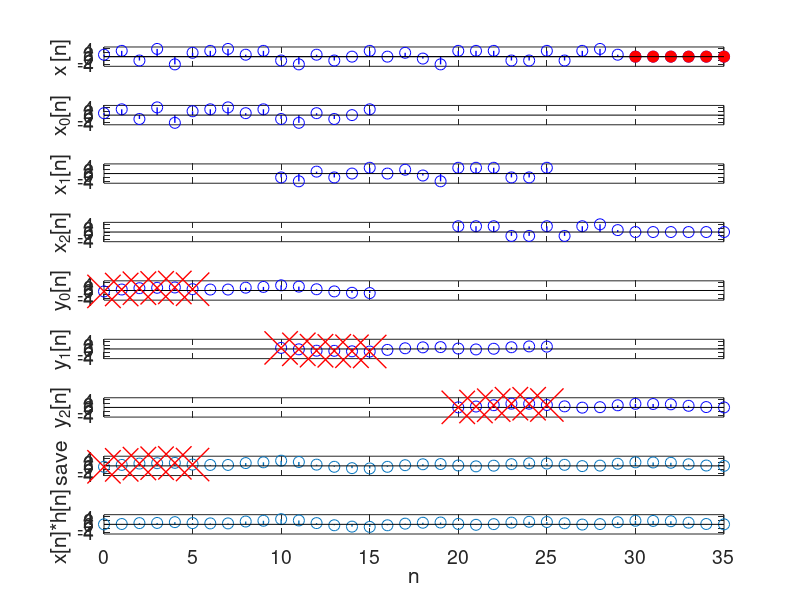

Reproduce this figure in MATLAB.
%//////////////////////////////////////////////////////////////////////
%/ Welch, Wright, & Morrow, 
%/ Real-time Digital Signal Processing, 2005
%/
%/ This m-file is used to demonstrate the Overlap-Save
%/ method of fast convolution
%/
%//////////////////////////////////////////////////////////////////////

myFontSize = 14;                % font size for the plot labels
myMarkerSize = 8;               % marker size for the stem plots
myXMarkerSize = 24;               % marker size for the stem plot X's
myLineWidth = 1;                % line width for the stem plots


% Simulation inputs
h = [0.01006559437851 0.14342069594116 ... 
    0.22972713000462  0.27635690742231 ...
    0.22972713000462  0.14342069594116 ...
    0.01006559437851];      % filter coefficient declaration

x = [1 3 -2 4 -4 2 3 4 1 3 -2 -4 1 -2 0 3 0 2 -1 -4 3 3 ...
    3 -2 -2 3 -2 3 4 1 0 0 0 0 0 0];    % input term declaration

FFTlength = 16;

% Calculated terms
N = length(x);              % 35
M = length(h);              % 7 (6th order)
P = FFTlength + 1 - M;      % 10 values at a time

H = fft([h zeros(1, 9)]);
y = conv(h, x);

% Output terms
figure(1)
subplot(911)
stem(0:(N-1), x, 'b','MarkerSize', myMarkerSize, 'LineWidth', myLineWidth)
% next two lines for plotting only
hold on
stem(30:35, zeros(1, 6), 'r', 'filled','MarkerSize', myMarkerSize, 'LineWidth', myLineWidth)
set(gca, 'XTickLabel', [])
set(gca, 'FontSize', myFontSize)
ylabel('x_ [n]')
axis([0 35 -5 5])

subplot(912)
stem(0:15, x(1:16), 'b','MarkerSize', myMarkerSize, 'LineWidth', myLineWidth)
%hold on
%stem(16:35, zeros(1,20), 'r')
set(gca, 'XTickLabel', [])
set(gca, 'FontSize', myFontSize)
ylabel('x_0[n]')
axis([0 35 -5 5])
%hold off

subplot(913)
%stem(0:9, zeros(1,10), 'r')
%hold on
%%stem(10:25, x(10:25), 'b','MarkerSize', myMarkerSize, 'LineWidth', myLineWidth)
stem(10:25, x(11:26), 'b','MarkerSize', myMarkerSize, 'LineWidth', myLineWidth)
%stem(26:35, zeros(1,10), 'r')
set(gca, 'XTickLabel', [])
set(gca, 'FontSize', myFontSize)
ylabel('x_1[n]')
axis([0 35 -5 5])
%hold off

subplot(914)
%stem(0:19, zeros(1,20), 'r')
%hold on
%%stem(20:35, x(20:35), 'b','MarkerSize', myMarkerSize, 'LineWidth', myLineWidth)
stem(20:35, x(21:36), 'b','MarkerSize', myMarkerSize, 'LineWidth', myLineWidth)
set(gca, 'XTickLabel', [])
set(gca, 'FontSize', myFontSize)
ylabel('x_2[n]')
axis([0 35 -5 5])
%hold off

subplot(915)
y0 = ifft(H.*fft(x(1:16)));
stem(0:15, y0, 'b','MarkerSize', myMarkerSize, 'LineWidth', myLineWidth)
hold on
plot(0:5, y0(1:6), 'rx','MarkerSize', myXMarkerSize, 'LineWidth', myLineWidth)
%stem(16:35, zeros(1, 20), 'r')
axis([0 35 -5 5])
set(gca, 'XTickLabel', [])
set(gca, 'FontSize', myFontSize)
ylabel('y_0[n]')
hold off

subplot(916)
%%y1 = ifft(H.*fft(x(10:25)));
y1 = ifft(H.*fft(x(11:26)));
stem(10:25, y1, 'b','MarkerSize', myMarkerSize, 'LineWidth', myLineWidth)
hold on
plot(10:15, y1(1:6), 'rx','MarkerSize', myXMarkerSize, 'LineWidth', myLineWidth)
axis([0 35 -5 5])
set(gca, 'XTickLabel', [])
set(gca, 'FontSize', myFontSize)
ylabel('y_1[n]')
hold off
 
subplot(917)
y2 = ifft(H.*fft([x(21:30) zeros(1,6)]));
stem(20:35, y2, 'b','MarkerSize', myMarkerSize, 'LineWidth', myLineWidth)
hold on
plot(20:25, y2(1:6), 'rx','MarkerSize', myXMarkerSize, 'LineWidth', myLineWidth)
axis([0 35 -5 5])
set(gca, 'XTickLabel', [])
set(gca, 'FontSize', myFontSize)
ylabel('y_2[n]')
hold off
 
subplot(918)
stem(0:35, [y0 y1(7:16) y2(7:16)],'MarkerSize', myMarkerSize, 'LineWidth', myLineWidth)
hold on
plot(0:5, y0(1:6), 'rx','MarkerSize', myXMarkerSize, 'LineWidth', myLineWidth)
axis([0 35 -5 5])
set(gca, 'XTickLabel', [])
set(gca, 'FontSize', myFontSize)
ylabel('  save_ ')
hold off
 
subplot(919)
stem(0:35, y(1:36),'MarkerSize', myMarkerSize, 'LineWidth', myLineWidth)
set(gca, 'FontSize', myFontSize)
ylabel('x[n]*h[n]_ ')
axis([0 35 -5 5])
xlabel('n')
 
% print -depsc2 overlapSave.eps  % color
% print -deps2 overlapSave.eps   % grayscale
